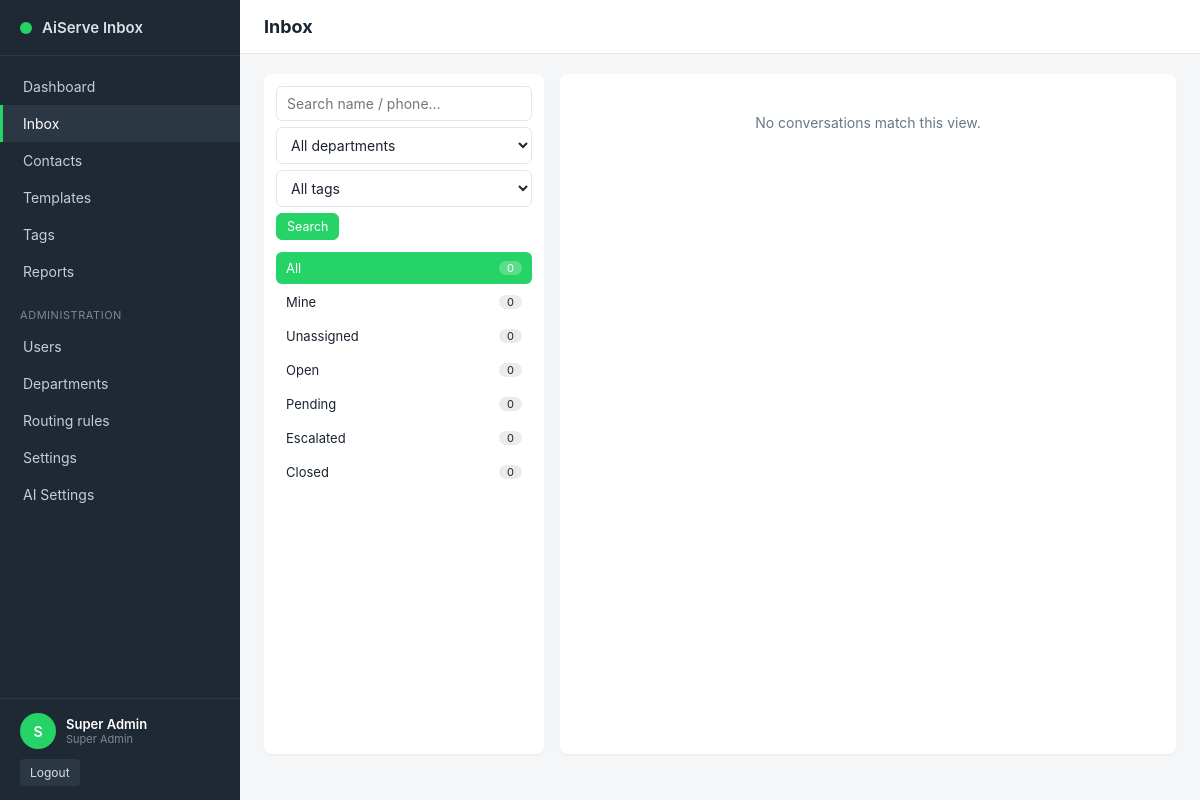
The app's page /inbox/index.php (signed in) with its own data.
### tables this page shows
CREATE TABLE IF NOT EXISTS `users` (
  `id` INT UNSIGNED NOT NULL AUTO_INCREMENT,
  `company_id` INT UNSIGNED NOT NULL,
  `department_id` INT UNSIGNED DEFAULT NULL,
  `name` VARCHAR(120) NOT NULL,
  `email` VARCHAR(190) NOT NULL,
  `phone` VARCHAR(32) DEFAULT NULL,
  `password_hash` VARCHAR(255) NOT NULL,
  `role` ENUM('super_admin','manager','agent') NOT NULL DEFAULT 'agent',
  `status` ENUM('active','inactive') NOT NULL DEFAULT 'active',
  `last_login_at` DATETIME DEFAULT NULL,
  `created_at` DATETIME NOT NULL DEFAULT CURRENT_TIMESTAMP,
  `updated_at` DATETIME NOT NULL DEFAULT CURRENT_TIMESTAMP ON UPDATE CURRENT_TIMESTAMP,
  PRIMARY KEY (`id`),
  UNIQUE KEY `uk_users_company_email` (`company_id`,`email`),
  KEY `idx_users_dept` (`department_id`),
  CONSTRAINT `fk_users_company` FOREIGN KEY (`company_id`) REFERENCES `companies` (`id`) ON DELETE CASCADE,
  CONSTRAINT `fk_users_dept` FOREIGN KEY (`department_id`) REFERENCES `departments` (`id`) ON DELETE SET NULL
);

### inc/helpers.php (called while the page is built, shortened)
<?php
require_once __DIR__ . '/../config/db_config.php';
function e(?string $s): string
{
    return htmlspecialchars($s ?? '', ENT_QUOTES | ENT_SUBSTITUTE, 'UTF-8');
}
function aiserve_start_session(): void
{
    if (session_status() === PHP_SESSION_ACTIVE) {
        return;
    }
    $secure = (!empty($_SERVER['HTTPS']) && $_SERVER['HTTPS'] !== 'off');
}
function role_label(string $role): string
{
    return match ($role) {
        'super_admin' => 'Super Admin',
        'manager'     => 'Manager',
        'agent'       => 'Agent',
        default       => ucfirst($role),
    };
}

### config/db_config.php (called while the page is built, shortened)
<?php
$DB_HOST = getenv('AISERVE_DB_HOST') ?: '127.0.0.1';
$DB_PORT = getenv('AISERVE_DB_PORT') ?: '3306';
$DB_NAME = getenv('AISERVE_DB_NAME') ?: 'aiserve_inbox';
$DB_USER = getenv('AISERVE_DB_USER') ?: 'aiserve';
$DB_PASS = getenv('AISERVE_DB_PASS') ?: 'change_me_db_password';
function aiserve_db(): PDO
{
    static $pdo = null;
    if ($pdo instanceof PDO) {
        return $pdo;
    }
    global $DB_HOST, $DB_PORT, $DB_NAME, $DB_USER, $DB_PASS;
    $dsn = "mysql:host={$DB_HOST};port={$DB_PORT};dbname={$DB_NAME};charset=utf8mb4";
    $options = [
        PDO::ATTR_ERRMODE            => PDO::ERRMODE_EXCEPTION,
        PDO::ATTR_DEFAULT_FETCH_MODE => PDO::FETCH_ASSOC,
        PDO::ATTR_EMULATE_PREPARES   => false,
    ];
    try {
        $pdo = new PDO($dsn, $DB_USER, $DB_PASS, $options);
    } catch (Throwable $e) {
        error_log('[AiServe] DB connection failed: ' . $e->getMessage());
        http_response_code(500);
        exit('Database connection error. Please contact administrator.');
    }
    return $pdo;
}

### inc/auth.php (called while the page is built, shortened)
<?php
require_once __DIR__ . '/helpers.php';
function current_user(): ?array
{
    $stmt = aiserve_db()->prepare(
        'SELECT u.*, d.name AS department_name
         FROM users u
         LEFT JOIN departments d ON d.id = u.department_id
         WHERE u.id = ? AND u.status = "active" LIMIT 1'
    );
    $stmt->execute([(int)$_SESSION['user_id']]);
    $cached = $stmt->fetch() ?: null;
    return $cached;
}
function require_login(): array
{
    $u = current_user();
    return $u;
}

### inbox/index.php (the view, shortened to what this page needs)
<?php
require_once __DIR__ . '/../inc/layout.php';
$current_user = require_login();
$companyId    = (int)$current_user['company_id'];
$filter     = $_GET['filter']     ?? 'all';
$search     = trim((string)($_GET['q'] ?? ''));
$deptFilter = (int)($_GET['department_id'] ?? 0);
$tagFilter  = (int)($_GET['tag_id'] ?? 0);
$db = aiserve_db();
$where  = ['c.company_id = ?'];
$params = [$companyId];
$sql = 'SELECT c.*, ct.display_name, ct.profile_name, ct.phone AS contact_phone, ct.wa_id,
               u.name AS agent_name, d.name AS department_name
        FROM conversations c
        INNER JOIN contacts ct ON ct.id = c.contact_id
        LEFT  JOIN users    u  ON u.id  = c.assigned_user_id
        LEFT  JOIN departments d ON d.id = c.department_id
        WHERE ' . implode(' AND ', $where) . '
        ORDER BY (c.status = "closed") ASC, COALESCE(c.last_message_at, c.created_at) DESC
        LIMIT 200';
$stmt = $db->prepare($sql);
$stmt->execute($params);
$conversations = $stmt->fetchAll();
$counterSql = 'SELECT
    SUM(status <> "closed")                                          AS open_total,
    SUM(assigned_user_id IS NULL AND status <> "closed")             AS unassigned,
    SUM(assigned_user_id = ? AND status <> "closed")                 AS mine,
    SUM(status = "open")                                             AS s_open,
    SUM(status = "pending")                                          AS s_pending,
    SUM(status = "closed")                                           AS s_closed,
    SUM(status = "escalated")                                        AS s_escalated
  FROM conversations WHERE company_id = ?';
$cstmt = $db->prepare($counterSql);
$cstmt->execute([(int)$current_user['id'], $companyId]);
$counts = $cstmt->fetch() ?: [];
layout_start($current_user, 'Inbox', 'inbox');
?>
<div class="inbox-shell">
  <section class="inbox-filters">
    <form method="get" class="inbox-search">
      <input type="search" name="q" value="<?= e($search) ?>" placeholder="Search name / phone…">
      <select name="department_id" onchange="this.form.submit()">
        <option value="0">All departments</option>
      </select>
      <select name="tag_id" onchange="this.form.submit()">
        <option value="0">All tags</option>
      </select>
      <button class="btn btn-primary btn-sm" type="submit">Search</button>
    </form>
    <ul class="inbox-quickfilters">
      <?php
      $links = [
          'all'        => ['All',         (int)($counts['open_total']  ?? 0)],
          'mine'       => ['Mine',        (int)($counts['mine']        ?? 0)],
          'unassigned' => ['Unassigned',  (int)($counts['unassigned']  ?? 0)],
          'open'       => ['Open',        (int)($counts['s_open']      ?? 0)],
          'pending'    => ['Pending',     (int)($counts['s_pending']   ?? 0)],
          'escalated'  => ['Escalated',   (int)($counts['s_escalated'] ?? 0)],
          'closed'     => ['Closed',      (int)($counts['s_closed']    ?? 0)],
      ];
      foreach ($links as $key => [$label, $cnt]):
        $href = '?filter=' . urlencode($key)
              . ($search !== '' ? '&q=' . urlencode($search) : '')
              . ($deptFilter > 0 ? '&department_id=' . $deptFilter : '')
              . ($tagFilter  > 0 ? '&tag_id=' . $tagFilter : '');
      ?>
        <li><a class="<?= $filter === $key ? 'active' : '' ?>" href="<?= e($href) ?>">
          <?= e($label) ?> <span class="count"><?= $cnt ?></span>
        </a></li>
      <?php endforeach; ?>
    </ul>
  </section>
  <section class="inbox-list">
    <?php if (!$conversations): ?>
      <div class="empty-state">No conversations match this view.</div>
    <?php endif; ?>
  </section>
</div>

### inc/sidebar.php
<?php
$active = $active_nav ?? '';
$role   = $current_user['role'] ?? 'agent';
?>
<aside class="sidebar">
  <div class="sidebar-brand">
    <span class="brand-dot" style="background: <?= e($brand_color ?? '#25D366') ?>"></span>
    <span class="brand-text">AiServe Inbox</span>
  </div>
  <nav class="sidebar-nav">
    <a href="/dashboard.php" class="<?= $active === 'dashboard' ? 'active' : '' ?>">Dashboard</a>
    <a href="/inbox/index.php" class="<?= $active === 'inbox' ? 'active' : '' ?>">Inbox</a>
    <a href="/contacts.php" class="<?= $active === 'contacts' ? 'active' : '' ?>">Contacts</a>
    <a href="/admin/templates.php" class="<?= $active === 'templates' ? 'active' : '' ?>">Templates</a>
    <?php if (in_array($role, ['super_admin', 'manager'], true)): ?>
      <a href="/admin/tags.php" class="<?= $active === 'tags' ? 'active' : '' ?>">Tags</a>
      <a href="/admin/reports.php" class="<?= $active === 'reports' ? 'active' : '' ?>">Reports</a>
    <?php endif; ?>
    <?php if ($role === 'super_admin'): ?>
      <div class="sidebar-section">Administration</div>
      <a href="/admin/users.php" class="<?= $active === 'users' ? 'active' : '' ?>">Users</a>
      <a href="/admin/departments.php" class="<?= $active === 'departments' ? 'active' : '' ?>">Departments</a>
      <a href="/admin/routing.php" class="<?= $active === 'routing' ? 'active' : '' ?>">Routing rules</a>
      <a href="/admin/settings.php" class="<?= $active === 'settings' ? 'active' : '' ?>">Settings</a>
      <a href="/admin/ai_settings.php" class="<?= $active === 'ai_settings' ? 'active' : '' ?>">AI Settings</a>
    <?php endif; ?>
  </nav>
  <div class="sidebar-footer">
    <div class="user-card">
      <div class="user-avatar"><?= e(strtoupper(substr($current_user['name'] ?? '?', 0, 1))) ?></div>
      <div class="user-meta">
        <div class="user-name"><?= e($current_user['name'] ?? '') ?></div>
        <div class="user-role"><?= e(role_label($current_user['role'] ?? 'agent')) ?></div>
      </div>
    </div>
    <a class="btn-logout" href="/logout.php">Logout</a>
  </div>
</aside>

### assets/css/app.css (style rules this page uses)
:root { --c-bg: #f4f6f8; --c-card: #ffffff; --c-text: #1a2330; --c-muted: #6b7785; --c-border: #e2e6ec; --c-primary: #25D366; --c-primary-d: #128C7E; --c-accent: #075E54; --c-danger: #d9534f; --c-warn: #f0ad4e; --c-info: #4a90e2; --shadow-sm: 0 1px 2px rgba(0,0,0,0.05); --shadow-md: 0 4px 12px rgba(0,0,0,0.08); --radius: 8px; }
* { box-sizing: border-box; }
html, body { height: 100%; }
body { margin: 0; font-family: -apple-system, BlinkMacSystemFont, "Segoe UI", Roboto, Oxygen, Ubuntu, Cantarell, "Helvetica Neue", Arial, sans-serif; font-size: 14px; color: var(--c-text); background: var(--c-bg); }
a { color: var(--c-primary-d); text-decoration: none; }
.sidebar { width: 240px; background: #1f2933; color: #d9e0e8; display: flex; flex-direction: column; flex-shrink: 0; }
.sidebar-brand { display: flex; align-items: center; gap: 10px; padding: 18px 20px; border-bottom: 1px solid #2c3744; font-weight: 600; }
.brand-dot { display: inline-block; width: 12px; height: 12px; border-radius: 50%; }
.brand-text { font-size: 15px; }
.sidebar-nav { flex: 1; padding: 12px 0; overflow-y: auto; }
.sidebar-nav a { display: block; padding: 10px 20px; color: #c4cdd9; text-decoration: none; border-left: 3px solid transparent; font-size: 14px; }
.sidebar-nav a.active { background: #2c3744; color: #fff; border-left-color: var(--c-primary); }
.sidebar-section { font-size: 11px; text-transform: uppercase; letter-spacing: 0.05em; color: #7d8898; padding: 18px 20px 6px; }
.sidebar-footer { padding: 14px 20px; border-top: 1px solid #2c3744; }
.user-card { display: flex; gap: 10px; align-items: center; margin-bottom: 10px; }
.user-avatar { width: 36px; height: 36px; border-radius: 50%; background: var(--c-primary); color: #fff; display: flex; align-items: center; justify-content: center; font-weight: 600; }
.user-name { font-size: 13px; font-weight: 600; color: #fff; }
.user-role { font-size: 11px; color: #7d8898; }
.btn-logout { display: inline-block; padding: 6px 10px; background: #2c3744; color: #d9e0e8; border-radius: 4px; font-size: 12px; }
.form-grid input[type="text"], .form-grid input[type="email"], .form-grid input[type="password"], .form-grid input[type="color"], .form-grid select, .form-grid textarea, .inline-form input[type="text"], .inline-form input[type="search"], .inline-form select, .inbox-search input, .inbox-search select, input[type="text"], input[type="email"], input[type="password"], input[type="search"], textarea, select { font: inherit; padding: 8px 10px; border: 1px solid var(--c-border); border-radius: 6px; background: #fff; color: var(--c-text); }
.btn { display: inline-block; padding: 8px 14px; border: 1px solid var(--c-border); background: #fff; border-radius: 6px; font: inherit; cursor: pointer; color: var(--c-text); }
.btn-sm { padding: 5px 10px; font-size: 12.5px; }
.btn-primary { background: var(--c-primary); color: #fff; border-color: var(--c-primary); }
.inbox-shell { display: grid; grid-template-columns: 280px 1fr; gap: 16px; height: calc(100vh - 120px); min-height: 480px; }
.inbox-filters { background: var(--c-card); border-radius: var(--radius); padding: 12px; box-shadow: var(--shadow-sm); display: flex; flex-direction: column; gap: 12px; overflow-y: auto; }
.inbox-search { display: flex; gap: 6px; flex-wrap: wrap; }
.inbox-search input, .inbox-search select { flex: 1 1 100%; }
.inbox-quickfilters { list-style: none; padding: 0; margin: 0; display: flex; flex-direction: column; gap: 2px; }
.inbox-quickfilters a { display: flex; justify-content: space-between; align-items: center; padding: 8px 10px; border-radius: 6px; color: var(--c-text); font-size: 13px; }
.inbox-quickfilters a.active { background: var(--c-primary); color: #fff; }
.inbox-quickfilters .count { background: rgba(0,0,0,0.08); padding: 0 8px; border-radius: 999px; font-size: 11px; }
.inbox-quickfilters a.active .count { background: rgba(255,255,255,0.25); color: #fff; }
.inbox-list { background: var(--c-card); border-radius: var(--radius); box-shadow: var(--shadow-sm); overflow-y: auto; }
.empty-state { padding: 40px; text-align: center; color: var(--c-muted); }

### records on screen
users: name "S", name "Super Admin", role "Super Admin"

### other values on screen
$page_title "Inbox"
$label "All"
$cnt "0"
$label "Mine"
$label "Unassigned"
$label "Open"
$label "Pending"
$label "Escalated"
$label "Closed"
